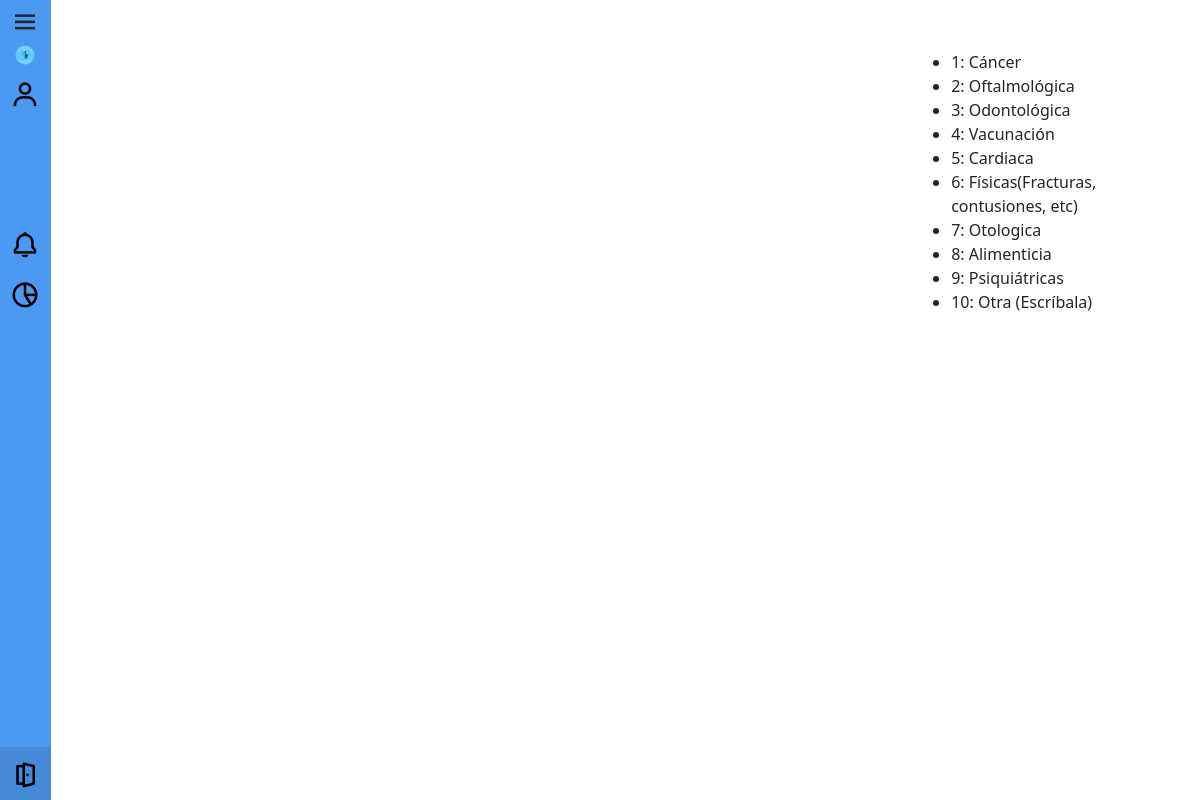
The page /sistema/diagnosticar/index.php (signed in) on the database its author committed.
### tables this page shows
CREATE TABLE `enfermedades` (
  `id_enfermedad` int(11) NOT NULL,
  `enfermedad` varchar(255) NOT NULL
);

### sistema/diagnosticar/index.php (the view, shortened to what this page needs)
<?php
    include("../../backend/db.php");
?>
<!DOCTYPE html>
<html lang="en">
  <head>
    <?php
      include("../..//includes/head.php");
    ?>
    <link rel="stylesheet" href="style.css">
</head>
<body>
    <div class="all-content row">
        <div class="sidebar">
            <i class='bx bx-menu menu-icon' id="open-sidebar"></i>
            <a href="../" class="home">
            <i class="home"><img src="../../img/logo/logo.png" alt="">
            </i>
            </a>
            <?php if($_SESSION["rol"] != 1){ ?>
            <a <?php if($_SESSION["rol"] == 2){ ?> href="../diario/" <?php } ?>
                <?php if($_SESSION["rol"] == 3){ ?> href="midiario/" <?php } ?>
                class="diario">
                <i class='bx bx-book-heart diario-icon'>
                <p class="diario-text ">Diario</p>
                </i>
            </a>
            <a <?php if($_SESSION["rol"] == 2){ ?> href="../historial/" <?php } ?>
                <?php if($_SESSION["rol"] == 3){ ?> href="../mihistorial/" <?php } ?> class="historial">
                <i class='bx bx-history historial-icon'>
                <p class="historial-text ">Historial</p>
                </i>
            </a>
            <a <?php if($_SESSION["rol"] == 2){ ?> href="../evolucion/" <?php } ?>
                <?php if($_SESSION["rol"] == 3){ ?> href="../mievolucion/" <?php } ?> class="evolucion">
                <i class='bx bx-line-chart evolucion-icon'>
                <p class="evolucion-text ">Evolucion</p>
                </i>
            </a>
            <?php if($_SESSION["rol"] == 2){ ?>
                <a href="../diagnosticar/" class="diagnosticar">
                    <i class='bx bx-spreadsheet diagnosticar-icon'>
                    <p class="diagnosticar-text ">Diagnosticar</p>
                    </i>
                </a>
                <style>
            .sidebar .diagnosticar {
                top: 230px;
            }
            .sidebar .notificaciones {
                top: 280px;
            }
            .sidebar .estadistica {
                top: 330px;
            }
          </style>
            <?php } ?>
            <?php }else{ ?>
                <a href="../administrar/" class="administrar">
                <i class='bx bx-user administrar-icon'>
                </i>
                </a>
            <?php } ?>
            <a href="../notificaciones/" class="notificaciones">
                <i class='bx bx-bell notificaciones-icon'>
                </i>
            </a>
            <a href="../estadistica/" class="estadistica">
          <i class='bx bx-pie-chart-alt-2 estadistica-icon'>
          </i>
        </a>
            <span></span>
            <a href="../../backend/signout.php" class="salir">
                <i class='bx bx-door-open salir-icon'>
                </i>
            </a>
        </div>
        <div class="home-content container">
            <div class="row">
                <div class="col col-md-9">
                </div>
                <div class="col col-md-3">
                    <ul>
                        <?php
                            $query= "SELECT * FROM enfermedades" ;
                            $result = mysqli_query($conn, $query);
                            while ($row = mysqli_fetch_array($result)) {
                        ?>
                        <li><?php echo $row['id_enfermedad'] ?>: <?php echo $row['enfermedad'] ?></li>
                        <?php } ?>
                    </ul>
                </div>
            </div>
        </div>
    </div>
</body>
</html>

### includes/head.php (shortened to what this page needs)
<link href='https://unpkg.com/boxicons@2.0.7/css/boxicons.min.css' rel='stylesheet'>
<link href="https://cdn.jsdelivr.net/npm/bootstrap@5.1.0/dist/css/bootstrap.min.css" rel="stylesheet">
<link rel="stylesheet" href="https://cdnjs.cloudflare.com/ajax/libs/bootstrap-icons/1.5.0/font/bootstrap-icons.min.css" />

### sistema/diagnosticar/style.css (style rules this page uses)
body { overflow-x: hidden; }
.sidebar { position: fixed; background-color: rgb(76, 153, 241); height: 100%; width: 63px; z-index: 10; transition: all 0.3s ease; }
.sidebar .menu-icon { display: block; position: absolute; left: 22px; top: 7px; font-size: 30px; transition: all 0.3s ease; }
.sidebar a { display: block; position: absolute; left: 22px; width: 32px; font-size: 30px; text-decoration: none; color: black; transition: all 0.4s ease; }
.sidebar a .home img { width: 30px; height: 30px; transition: all 0.3s ease; }
.sidebar a i { display: flex; align-items: center; }
.sidebar .home { top: 40px; }
.sidebar .notificaciones { top: 230px; }
.sidebar .estadistica { top: 280px; }
.sidebar .salir { bottom: 10px; }
.sidebar span { position: absolute; bottom: 0px; width: 51px; height: 53px; background-color: rgb(69, 137, 216); transition: all 0.3s ease; }
.home-content { display: inline-block; position: absolute; left: 50px; width: 97.35%; padding: 50px; }

### sistema/diagnosticar/index.php (style rules this page uses)
.sidebar .administrar { top: 80px; }

### rows shown on the page
enfermedades: id_enfermedad "1", enfermedad "Cáncer"
enfermedades: id_enfermedad "2", enfermedad "Oftalmológica"
enfermedades: id_enfermedad "3", enfermedad "Odontológica"
enfermedades: id_enfermedad "4", enfermedad "Vacunación"
enfermedades: id_enfermedad "5", enfermedad "Cardiaca"
enfermedades: id_enfermedad "6", enfermedad "Físicas(Fracturas, contusiones, etc)"
enfermedades: id_enfermedad "7", enfermedad "Otologica"
enfermedades: id_enfermedad "8", enfermedad "Alimenticia"
enfermedades: id_enfermedad "9", enfermedad "Psiquiátricas"
enfermedades: id_enfermedad "10", enfermedad "Otra (Escríbala)"
